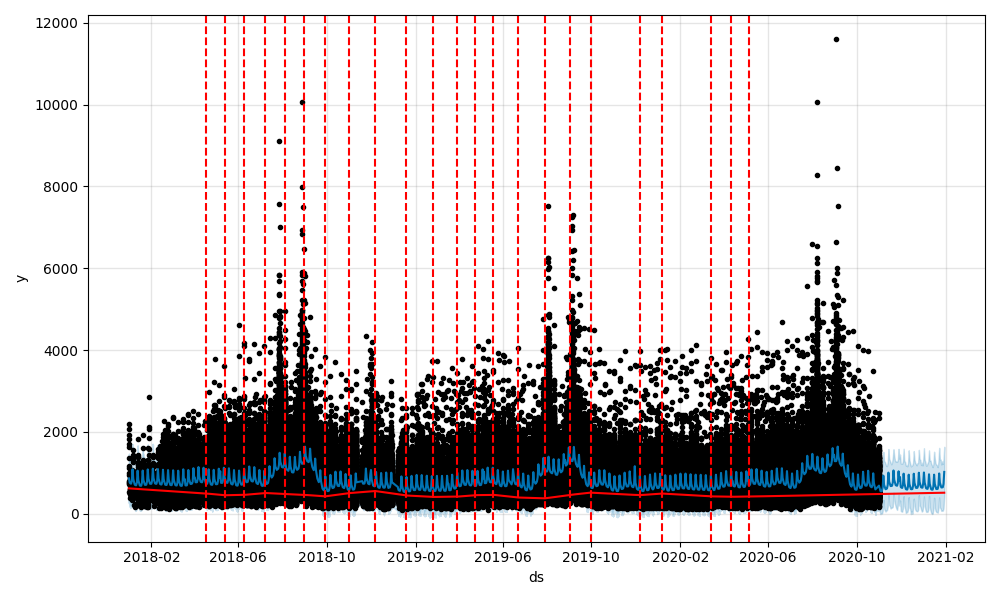

Generate this figure with Python:
import os
import sys
import argparse
import pandas as pd
import numpy as np
from pathlib import Path
from sklearn.metrics import mean_squared_error

from azureml.studio.core.io.data_frame_directory import load_data_frame_from_directory, save_data_frame_to_directory

from fbprophet import Prophet
from fbprophet.plot import add_changepoints_to_plot
from matplotlib import pyplot
import pickle
from azureml.core.run import Run
import logging


## Parse args
parser = argparse.ArgumentParser("Forecast")
parser.add_argument("--Training_Data", type=str, help="Training dataset")
parser.add_argument("--Timeseries", type=str, help="Your time series column.")
parser.add_argument("--Forecast_qt", type=str, help="The quantity to be forecast.")
parser.add_argument("--daily_seasonality", type=bool, help="Only True for daily")
parser.add_argument("--periods", type=int, help="Number of forecast periods")
parser.add_argument("--freq", type=str, help="Frequency of Forecast, D for Daily, M for Monthly")
parser.add_argument("--Add_Holidays", type=str, help="Country Holidays, example UK")
#parser.add_argument("--fct_period", type=str, help="Time period of the forecast)
parser.add_argument("--Model_FileName", type=str, help="Name of the model file.")
parser.add_argument("--Model_Path", type=str, help="Path to store the prophet model.")
parser.add_argument("--Evaluation_Output", type=str, help="Evaluation result")
args = parser.parse_args()

## Load data from DataFrameDirectory to Pandas DataFrame
loaded_df = load_data_frame_from_directory(args.Training_Data).data

## Prepare training data

training_df = loaded_df[[args.Timeseries , args.Forecast_qt]].copy()
ts = training_df.rename(columns={args.Timeseries:'ds',args.Forecast_qt:'y'})
ts['ds']= pd.to_datetime(ts['ds'])

## Training
model = Prophet(daily_seasonality = args.daily_seasonality)
#add country holidays
model.add_country_holidays(country_name=args.Add_Holidays)
# fit the model
model.fit(ts)

##Create the container for the forecast
future = model.make_future_dataframe(periods=args.periods, freq=args.freq)

##Run the forecast
forecast = model.predict(future)

#check output dir
os.makedirs(args.Model_Path, exist_ok=True)

##Create the Forecast plot
fig = model.plot(forecast)
a = add_changepoints_to_plot(fig.gca(), model, forecast)
run.log_image("Forecast", plot=fig)
pyplot.savefig(args.Model_Path + "/" +'forecast.png')

##Create the components plots
fig2 = model.plot_components(forecast)
run.log_image("Forecast Components", plot=fig2)
pyplot.savefig(args.Model_Path + "/" +'components.png')

##Print prediction
model_output = forecast[['ds', 'yhat', 'yhat_lower', 'yhat_upper']].tail(args.periods)
print(forecast[['ds', 'yhat', 'yhat_lower', 'yhat_upper']].tail(args.periods))

#Save model
with open(args.Model_Path +"/"+ args.Model_FileName + '.pkl', 'wb') as handle:
    pickle.dump(model, handle, protocol=pickle.HIGHEST_PROTOCOL)

## Output model
save_data_frame_to_directory(args.Evaluation_Output, model_output)
